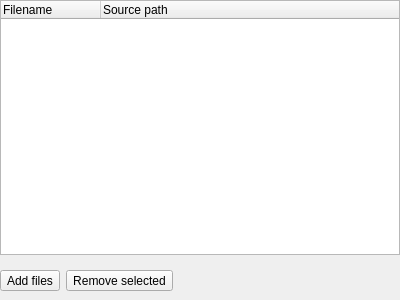
<?xml version="1.0" encoding="UTF-8"?>
<ui version="4.0">
 <class>FileStash</class>
 <widget class="QWidget" name="FileStash">
  <property name="geometry">
   <rect>
    <x>0</x>
    <y>0</y>
    <width>400</width>
    <height>300</height>
   </rect>
  </property>
  <property name="windowTitle">
   <string>Form</string>
  </property>
  <property name="locale">
   <locale language="English" country="UnitedStates"/>
  </property>
  <layout class="QVBoxLayout" name="verticalLayout">
   <property name="leftMargin">
    <number>0</number>
   </property>
   <property name="topMargin">
    <number>0</number>
   </property>
   <property name="rightMargin">
    <number>0</number>
   </property>
   <property name="bottomMargin">
    <number>0</number>
   </property>
   <item>
    <widget class="QTreeWidget" name="fileList">
     <property name="minimumSize">
      <size>
       <width>0</width>
       <height>200</height>
      </size>
     </property>
     <property name="columnCount">
      <number>2</number>
     </property>
     <column>
      <property name="text">
       <string>Filename</string>
      </property>
     </column>
     <column>
      <property name="text">
       <string>Source path</string>
      </property>
     </column>
    </widget>
   </item>
   <item>
    <widget class="QWidget" name="widget" native="true">
     <layout class="QHBoxLayout" name="horizontalLayout">
      <property name="leftMargin">
       <number>0</number>
      </property>
      <property name="rightMargin">
       <number>0</number>
      </property>
      <item>
       <widget class="QToolButton" name="btnAddFiles">
        <property name="text">
         <string>Add files</string>
        </property>
        <property name="icon">
         <iconset theme="list-add"/>
        </property>
        <property name="toolButtonStyle">
         <enum>Qt::ToolButtonTextBesideIcon</enum>
        </property>
       </widget>
      </item>
      <item>
       <widget class="QToolButton" name="btnRemoveFiles">
        <property name="text">
         <string>Remove selected</string>
        </property>
        <property name="icon">
         <iconset theme="list-remove"/>
        </property>
        <property name="toolButtonStyle">
         <enum>Qt::ToolButtonTextBesideIcon</enum>
        </property>
       </widget>
      </item>
      <item>
       <spacer name="horizontalSpacer">
        <property name="orientation">
         <enum>Qt::Horizontal</enum>
        </property>
        <property name="sizeHint" stdset="0">
         <size>
          <width>40</width>
          <height>20</height>
         </size>
        </property>
       </spacer>
      </item>
     </layout>
    </widget>
   </item>
  </layout>
 </widget>
 <resources/>
 <connections/>
</ui>
